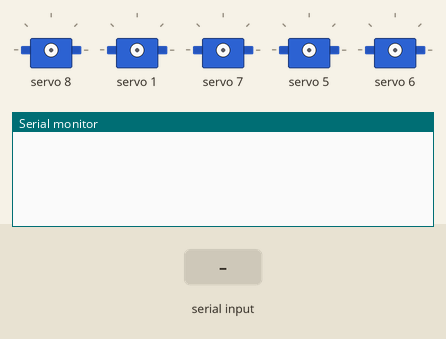
The sketch below on a simulated Arduino Uno, built with avr-gcc and run on an emulated ATmega328P. Parts: 5 × servo, the last lines printed to the serial monitor. Inputs (shaded band) come from the test bench.

Above: at 1.2 s.
1.3 s: "8\n" received over Serial
At 3.2 s:
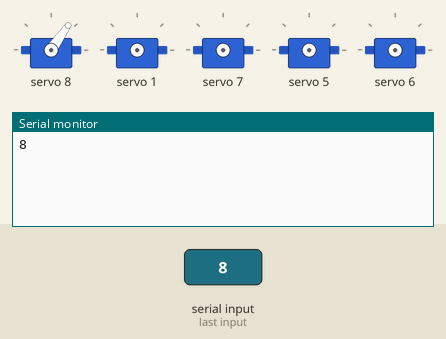
3.8 s: "1,90\n" received over Serial
At 5.2 s:
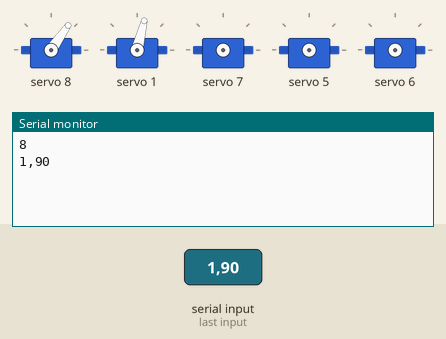
6.3 s: "7\n" received over Serial
At 8.2 s:
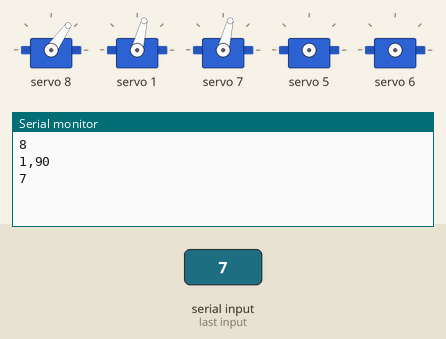
8.8 s: "5\n" received over Serial
At 11.0 s:
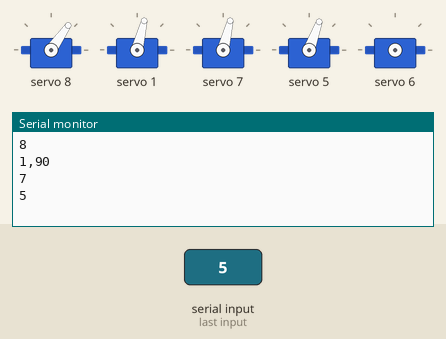
11.3 s: "6\n" received over Serial
At 13.2 s:
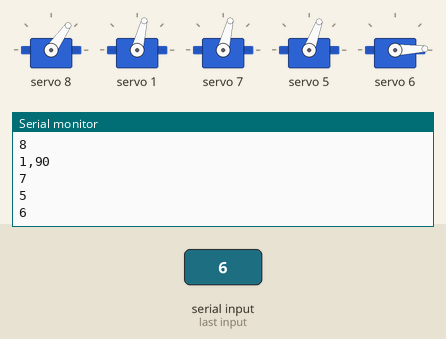
Timing chart, 0 to 14.7 s (numbered marks = the images above; inputs shaded):
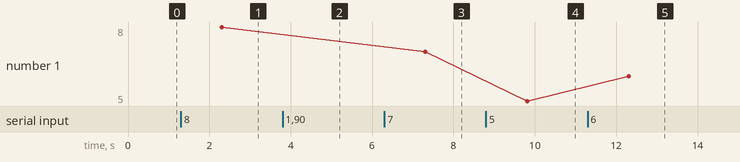

The sketch:

MannyServoMotion.ino
```cpp
/***************************************************
  This is code for running multiple servos on teh Adafruit PWM 16 servo board. The code chnages
  servo positions with pulses of power.
 ****************************************************/

#include <Wire.h> //This library allows you to communicate with I2C / TWI devices.
#include <Adafruit_PWMServoDriver.h>
Adafruit_PWMServoDriver pwm = Adafruit_PWMServoDriver();
#define SERVOMIN  150 // this is the 'minimum' pulse length count (out of 4096)
#define SERVOMAX  600 // this is the 'maximum' pulse length count (out of 4096)
int currentpositions[] ={0,0,0,0,0,0,0,0,0}; //{90,90,90,90,90,90,90,90,90};
int desiredpositions[] = {0,0,0,0,0,0,0,0,0};
// Example Input:
// 1,90,2,90,3,90,4,90,5,90,6,90,7,90,8,90,
int holderVec[] = {0,0,0,0,0,0,0,0,0,0,0,0,0,0,0}; //the odd index's are the servos and the even index's are the angles that are going to be fed to the arduino
int numberOfServos = 8 + 1;//allows if statement to filter through the different servos
int timeRec = millis(); //returns the number of milliseconds the current sketch has been running since the last reset.
String input; //takes in the input from the kinect
boolean move = false;//senses any possible movement
boolean leftSholderPast90 = false;
boolean rightSholderPast90 = false;
boolean veryStart = true;

//serial moniter
void setup() {
  Serial.begin(9600);
  pwm.begin();
  pwm.setPWMFreq(60);  // Analog servos run at ~60 Hz updates
  yield();
}

//Finds the angles; senses the angle and converts it to the relative arduino angle
//ex: if the angle is less than or equal to 10 than we know that the angle is around 120 because the range has a buffer around 20, we tested all the angles individually to ensure that these values match with the anglesint AngleFind(int ang){

int AngleFind(int ang){
  int a = ((2.7*ang)+83);
  if(a<140){
    a = 140;
  }
  return a;
}


void PWMmotion(){
  for(int i= 1; i <= numberOfServos; i ++){
    pwm.setPWM(i, 0, desiredpositions[i]);
  }
}

//sets the servos to the angles
int sumArray(int arrayToSum[]){
  int total = 0;

  for(int i = 0; i < sizeof(arrayToSum); i++){

    total = arrayToSum[i] + total;
    if(arrayToSum[i]<30 && arrayToSum[i]>-30){
      total = 0;
    }
  }

  return total;
}

void loop() {

 if(Serial.available() && timeRec - millis() > 7000) {
       timeRec = millis();
       input = Serial.readString();
       String holderString;
       for(int n = 0; n < 8; n++){
        if(n == 0){
          holderString = input;
        }

        byte index1 = holderString.indexOf(',');
        int ServoNum = holderString.substring(0, index1).toInt();
        holderString = holderString.substring(index1 + 1,holderString.length());
        byte index2 = holderString.indexOf(',');
        int AngleVal = holderString.substring(0, index2).toInt();
        holderString = holderString.substring(index2 + 1,holderString.length());

         // Setting the specific constraints on the joints.

        if(ServoNum == 8){
           // Bottom Right Leg
          AngleVal = 90 - AngleVal;
          if(AngleVal < 25){
            AngleVal = 25;
          }
          if(AngleVal > 70){
            AngleVal = 70;
          }
        }

        if(ServoNum == 7){
          // Bottom Left Leg
          AngleVal = 90 - AngleVal;
          if(AngleVal < 45){
            AngleVal = 45;
          }
          if(AngleVal > 90){
            AngleVal = 90;
          }
        }

        if(ServoNum == 5){
          // Top Right Leg
            AngleVal = 85;
        }

        if(ServoNum == 6){
          // Top Left Leg
            AngleVal = 10;
        }

        if(ServoNum == 4){
          // Right Shoulder
          if(AngleVal > 170){
            AngleVal = 170;
          }
           AngleVal = 180-AngleVal;
        }

        if(ServoNum == 3){
          // Left Shoulder
          if(AngleVal > 150){
            AngleVal = 150;
          }
        }

        if(ServoNum == 2){
          // Right Arm
            AngleVal = 180-AngleVal;
        }

        if(ServoNum == 1){
          // Left Arm
            AngleVal = 180-AngleVal;
        }

        desiredpositions[ServoNum] = AngleFind(AngleVal);
        move= true;
       }
 }


  if(move){
         PWMmotion();
         veryStart = false;
         Serial.print(input);
         move = false;
         delay(500);
  }
}
```

Measured:
- after the input at 1.3 s, the serial monitor: prints a new line after 1.0 s (image 1)
- after the input at 3.8 s, the serial monitor: prints a new line after 1.0 s (image 2)
- after the input at 6.3 s, the serial monitor: prints a new line after 1.0 s (image 3)
- after the input at 8.8 s, the serial monitor: prints a new line after 1.0 s (image 4)
- after the input at 11.3 s, the serial monitor: prints a new line after 1.0 s (image 5)
- plotted number 1: 8 → 7 after the input at 6.3 s, 7 → 5 after the input at 8.8 s, 5 → 6 after the input at 11.3 s
